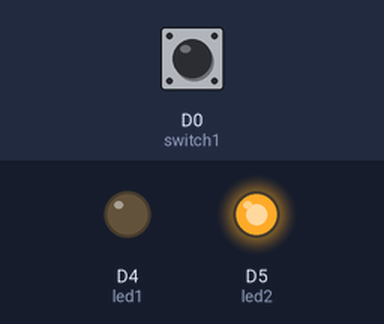
Bench run of a sketch on a simulated ESP8266 (NodeMCU). Parts: output pins drawn as LEDs (lit = HIGH). The inputs (shaded band) are chosen by the test bench; at power-on: D0 (switch1) LOW.

Above: at 4.8 s.
4.9 s: D0 (switch1) pulled HIGH for 2.35 s
At 7.4 s:
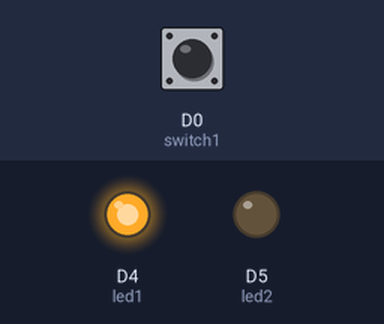
Timing chart, 0 to 9.5 s (numbered marks = the images above; inputs shaded):
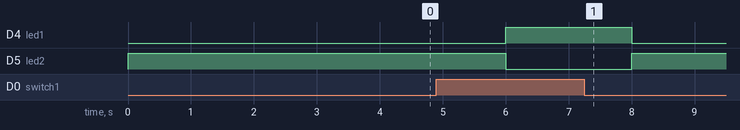

Measured:
- after the input at 4.9 s, D4 (led1): LOW → HIGH after 1.1 s, → LOW 2.0 s later; D5 (led2): HIGH → LOW after 1.1 s, → HIGH 2.0 s later

The sketch:

sketch_jul31a.ino
```cpp
/*
  Switch_LED-1
  Turns on an LED on/off by taking switch- digital Input.

 */

int led1 = D4;// DECLARE LED1 PIN NO. ON NODEMCU BOARD
int led2 = D5;// DECLARE LDE2 PIN NO. ON NODEMCU BOARD
int switch1 = D0; //DECLARE SWITCH1 PIN NO. ON NODEMCU BOARD


// the setup function runs once when you press reset or power the board
void setup() {
  // initialize digital input/output
  pinMode(led1, OUTPUT); // DECLARE LED1 & LED2 AS OUTPUT
  pinMode(led2, OUTPUT);
  pinMode(switch1, INPUT); // DECLARE SWITCH AS INPUT

  digitalWrite(led1, LOW);// KEEP BOTH LED IN OFF STATE
  digitalWrite(led2, LOW);
  digitalWrite(switch1,LOW);

}

// the loop function runs over and over again forever
void loop() {
  int sw_status = digitalRead(switch1); // READ SWITCH STATUS AND STORE TO LOCAL VARIABLE
  if (sw_status == HIGH) // IF SWITCH PRESSED (3.3V)
  {
    digitalWrite(led1, HIGH);   // turn the LED on (HIGH is the voltage level)
    digitalWrite(led2, LOW);   // turn the LED off (LOW is the voltage level)
    delay(2000);
  }
  else
  {
    digitalWrite(led1, LOW);   // turn the LED off (LOW is the voltage level)
    digitalWrite(led2, HIGH); // turn the LED on (HIGH is the voltage level)
    delay(2000);
  }

}
```
